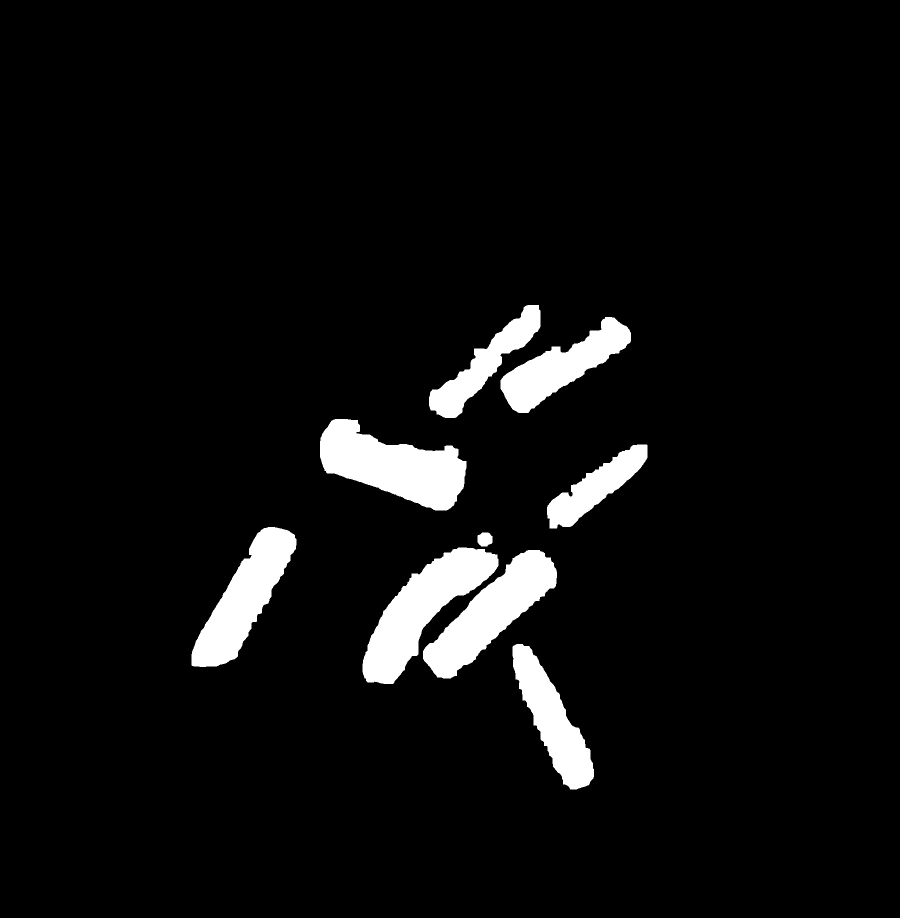
#> input picture images/textskew/minarearect.png, 1800 x 1836 px (shown at 1/2 size)
$ python testminarearect.py   (older library calls are emulated)
#> lines starting #> are read from the running program, lines starting #| are printed output that depends on the picture; after the words box and inside, x2 and y2 are one past the last pixel; in counts of white or black regions, pixels touching at a corner belong together
#> further down, image is the input picture: shape (1836, 1800, 3); min 0, max 255, mean 13.8
#!/usr/bin/env python3
# -*- coding: utf-8 -*-
"""
Created on Thu Oct 26 16:28:18 2017

@author: applesauce
"""

import numpy as np
import cv2

def resize(image, width = None, height = None, inter = cv2.INTER_AREA):
#> called with width = 1000, inter = 3
	dim = None
	(h, w) = image.shape[:2]
#> h = 1836; w = 1800
	if width is None and height is None:
		return image
	if width is None:
		r = height / float(h)
		dim = (int(w * r), height)
	else:
		r = width / float(w)
#> r = 0.556
		dim = (width, int(h * r))
#> dim = (1000, 1020)
	resized = cv2.resize(image, dim, interpolation = inter)
	return resized

image = cv2.imread('images/textskew/minarearect.png')
image = resize(image, 1000)
gray = cv2.cvtColor(image, cv2.COLOR_BGR2GRAY)
blurred = cv2.GaussianBlur(gray, (5, 5), 0)
thresh = cv2.threshold(blurred, 60, 255, cv2.THRESH_BINARY)[1]
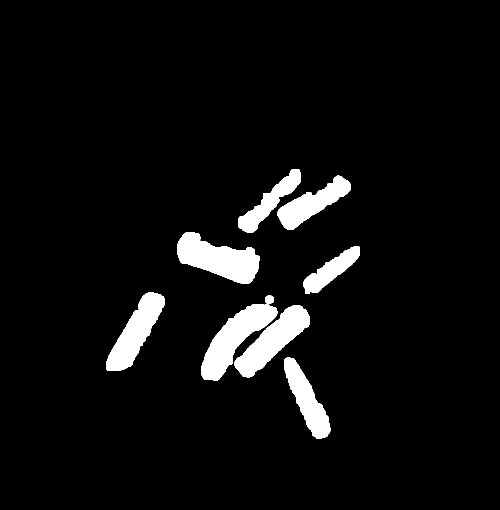
#> thresh: shape (1020, 1000) (shown at 1/2 size); 5.7% white; 9 white regions

print(thresh.shape)
#| (1020, 1000)
im2, contours, hierarchy = cv2.findContours(thresh, cv2.RETR_TREE, cv2.CHAIN_APPROX_SIMPLE)
#> contours = 9 contours; largest, box (x1, y1, x2, y2) and area: (355, 465, 519, 568) 9511, (402, 608, 555, 761) 9266, (469, 610, 620, 755) 8464, (212, 585, 330, 742) 7858, (555, 351, 702, 460) 6208


print("num of contours: {}".format(len(contours)))
#| num of contours: 9

for cnt in contours:
    rect = cv2.minAreaRect(cnt)
    box = cv2.boxPoints(rect)
    box = np.int0(box)
    cv2.drawContours(image, [box], 0, (0,255,0), 2)
#> this loop made 9 passes
#> (rect, box) on passes 1 to 7: (((610.4, 795.1), (46.03, 176.7), -27.47), [[630, 884], [549, 727], [590, 706], [671, 862]]), (((543.6, 680.6), (182.8, 56.06), -42.06), [[494, 762], [456, 721], [592, 598], [630, 640]]), (((467.4, 675.5), (202, 67.05), -47.89), [[424, 772], [374, 727], [510, 578], [559, 623]]), (((538.5, 599), (16, 17), -90), [[547, 607], [530, 607], [530, 591], [547, 591]]), (((270.9, 666.5), (184.4, 50.37), -60.05), [[246, 759], [203, 733], [295, 574], [338, 599]]), (((663.1, 538.3), (142.6, 37.32), -38.8), [[619, 597], [595, 568], [706, 479], [730, 508]]), (((435.9, 511.8), (74.95, 169.2), -71.57), [[504, 574], [343, 520], [367, 449], [528, 503]])
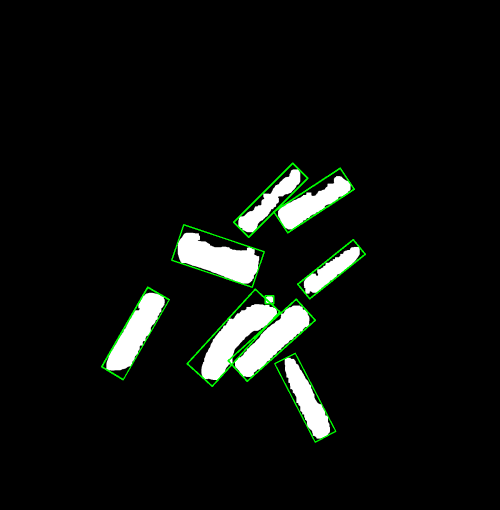
#> image: shape (1020, 1000, 3) (shown at 1/2 size); mean B, G, R 13.7, 16.4, 13.7

cv2.imshow('image', image)
